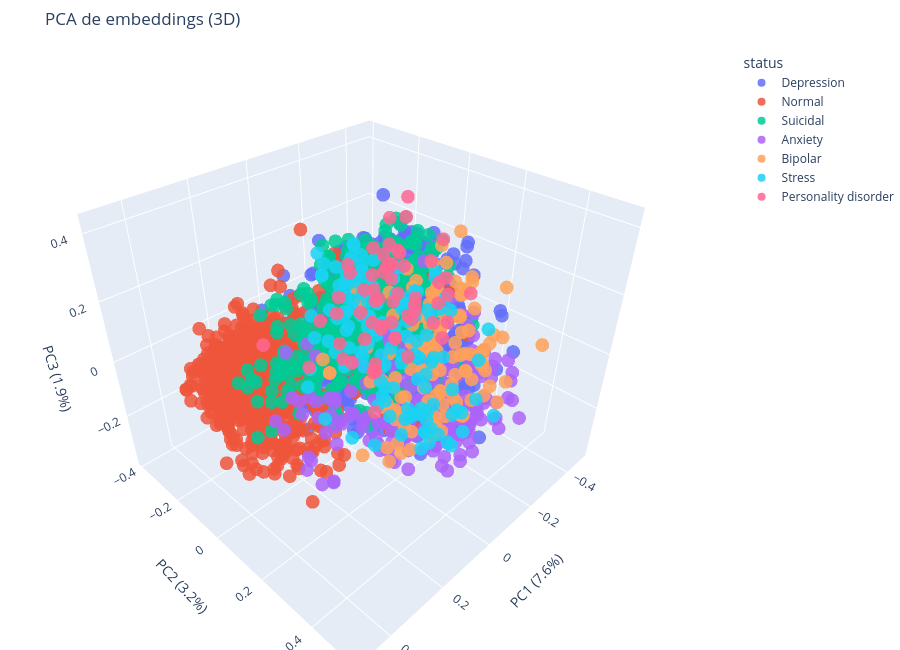

Source (notebook cell):
### Code cell
# --- 4) Gráfica 3D interactiva con Plotly ---
fig = px.scatter_3d(
    df_plot, x="PC1", y="PC2", z="PC3",
    color="status",
    hover_data={"statement": True, "status": True, "PC1": ':.3f', "PC2": ':.3f', "PC3": ':.3f'},
    opacity=0.85,
    width=900, height=650,
    title="PCA de embeddings (3D)"
)

fig.update_layout(
    scene=dict(
        xaxis_title=axis_titles["x"],
        yaxis_title=axis_titles["y"],
        zaxis_title=axis_titles["z"],
    ),
    legend_title_text="status",
    margin=dict(l=0, r=0, t=50, b=0)
)

fig.show()
